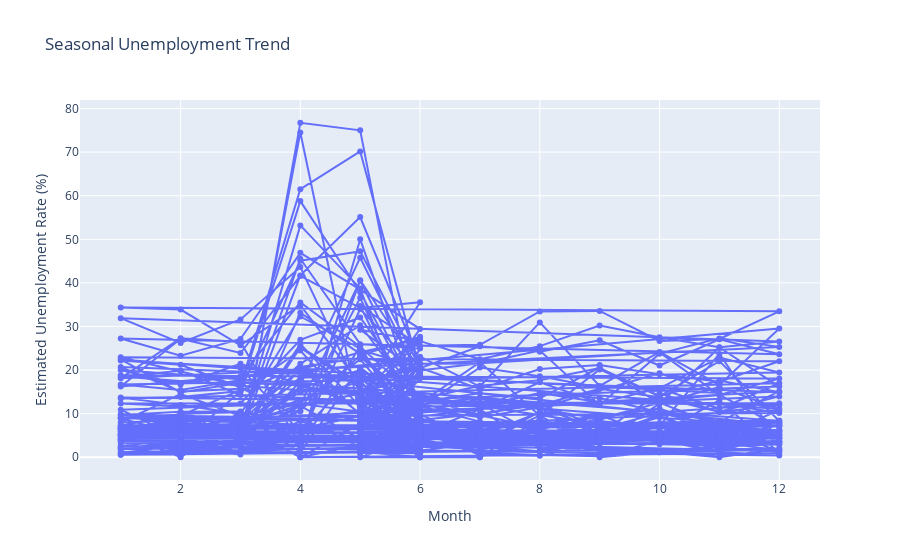

This figure's notebook cell:
### Code cell
fig = px.line(
india_df,
x='Month',
y='Estimated Unemployment Rate (%)',
title='Seasonal Unemployment Trend',
markers=True
)


fig.show()

### Figure 1 — Plotly figure (JSON) as saved in the notebook; plotly's stock layout.template omitted (floating-point values rounded to 4 significant figures; data arrays with more than 128 entries replaced by an {"elided": "..."} marker saying what was removed)
{"data": [{"hovertemplate": "Month=%{x}<br>Estimated Unemployment Rate (%)=%{y}<extra></extra>", "legendgroup": "", "line": {"color": "#636efa", "dash": "solid"}, "marker": {"symbol": "circle"}, "mode": "lines+markers", "name": "", "orientation": "v", "showlegend": false, "type": "scatter", "x": {"elided": "740 int values"}, "xaxis": "x", "y": {"elided": "740 float values"}, "yaxis": "y"}], "layout": {"legend": {"tracegroupgap": 0}, "title": {"text": "Seasonal Unemployment Trend"}, "xaxis": {"anchor": "y", "domain": [0, 1], "title": {"text": "Month"}}, "yaxis": {"anchor": "x", "domain": [0, 1], "title": {"text": "Estimated Unemployment Rate (%)"}}}}
